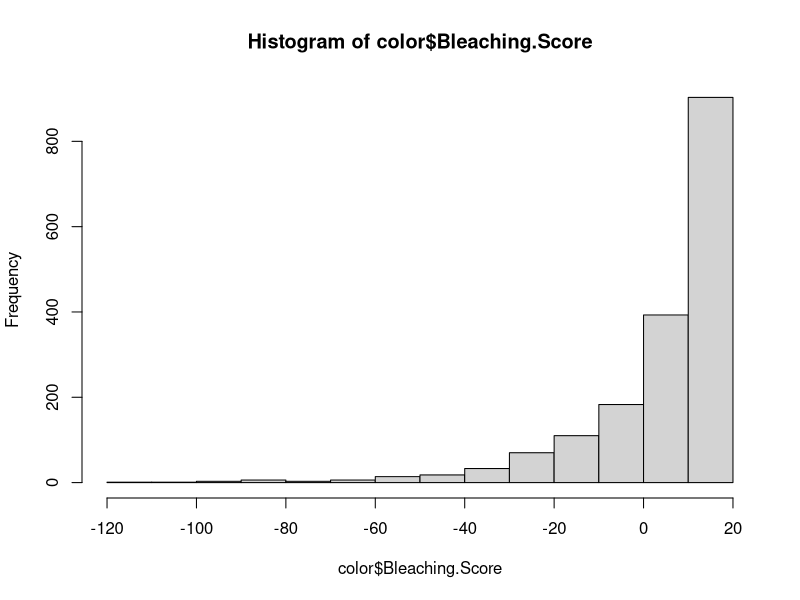
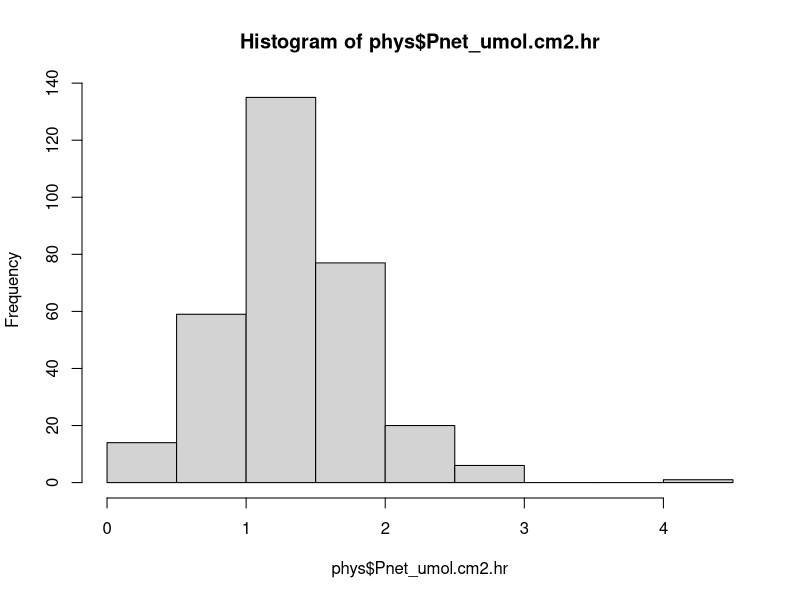
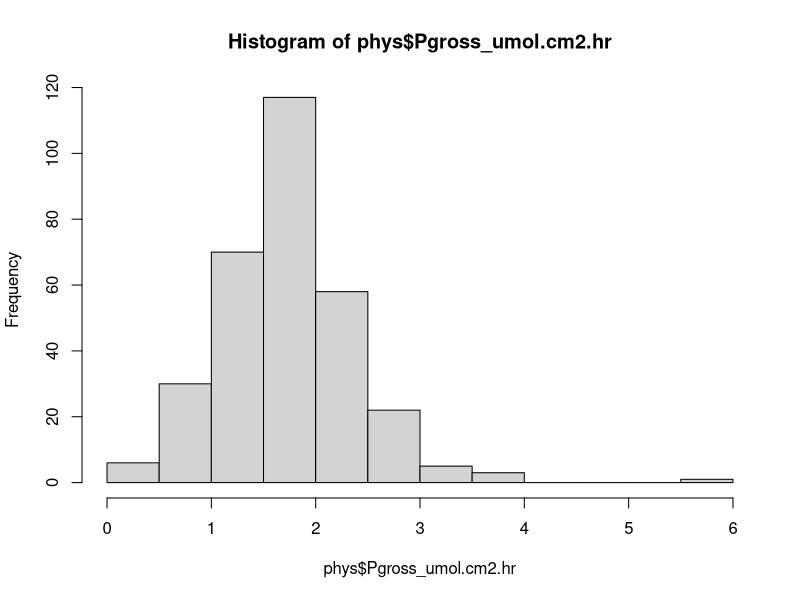
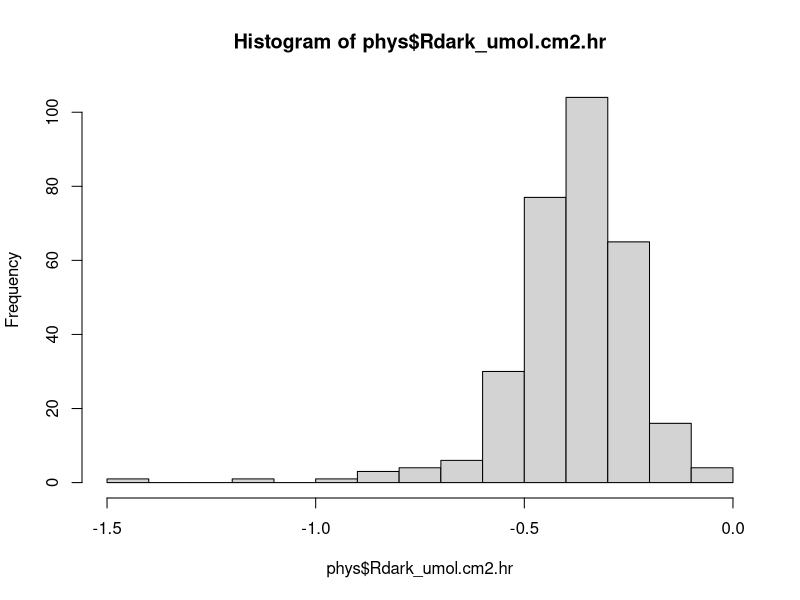
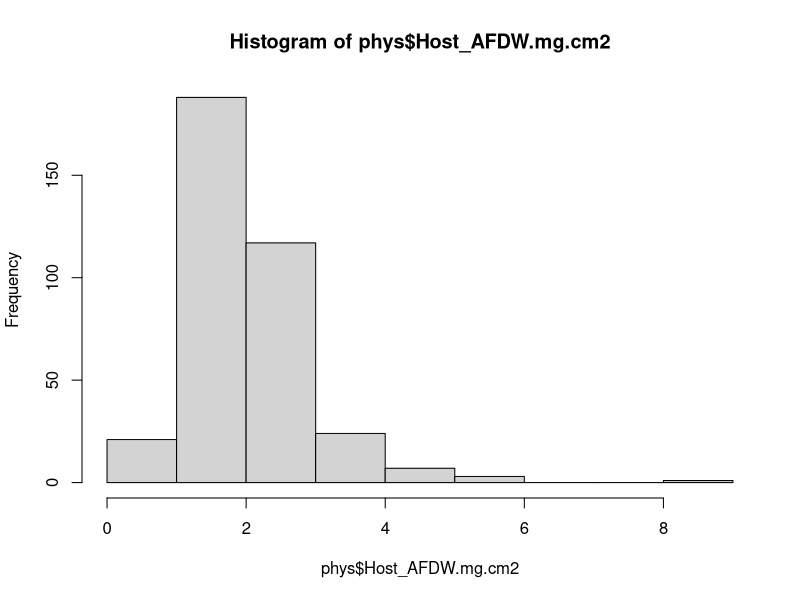
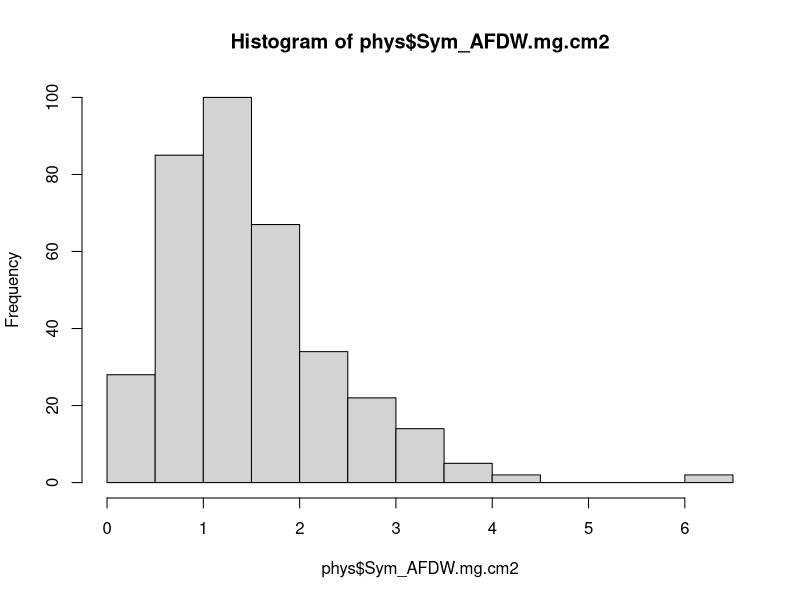
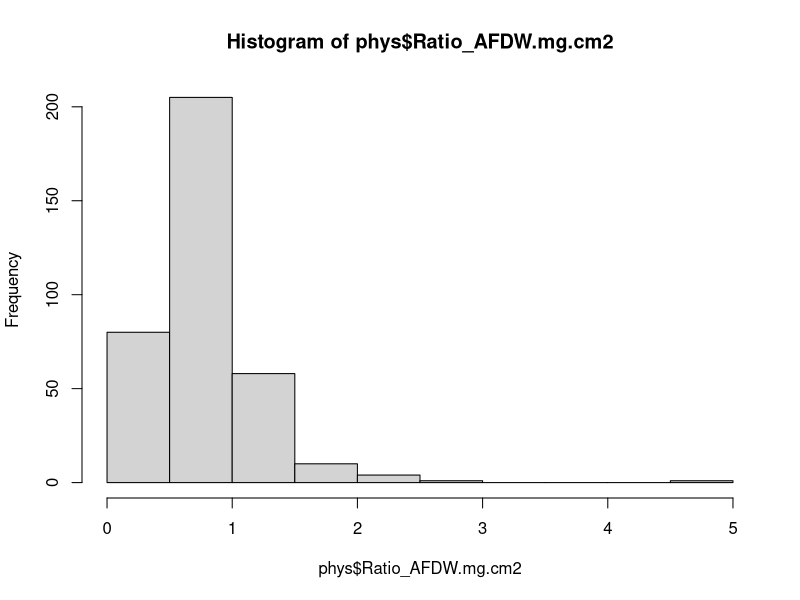
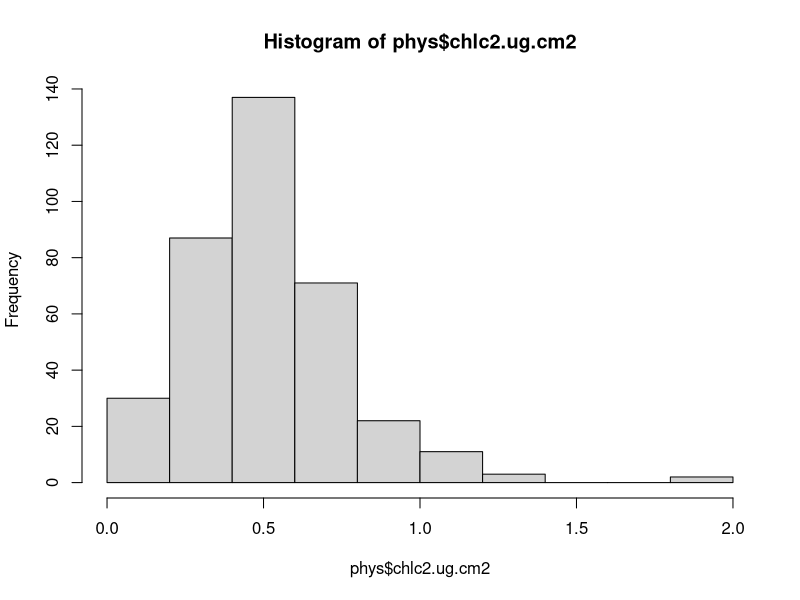

These charts were generated, in order, by the following R code: (Note: this script raises an error after producing the figures.)
## ---- chunk 1
knitr::opts_chunk$set(echo = TRUE)
## ---- chunk 2
rm(list=ls()) 
## ---- chunk 3
library(ggplot2)
library(plyr)
library(dplyr)
library(stats)
## ---- chunk 4
phys <- read.csv("Output/results_physiology.csv")
color <- read.csv("Output/results_colorscore.csv")
growth <- read.csv("Output/results_growth.csv")
## ---- chunk 5
hist(color$Bleaching.Score) #not normal; heavily negatively skewed
hist(phys$Pnet_umol.cm2.hr); hist(phys$Pgross_umol.cm2.hr); hist(phys$Rdark_umol.cm2.hr)
hist(phys$Host_AFDW.mg.cm2); hist(phys$Sym_AFDW.mg.cm2); hist(phys$Ratio_AFDW.mg.cm2)
hist(phys$chlc2.ug.cm2)
hist(phys$prot_mg.cm2); hist(phys$cre.umol.mgprot)
## ---- chunk 6
## Physiology 
phys.mad <- phys %>% select(-chla.ug.cm2) %>% gather("Response", "Response.Value", 10:18) %>%
  group_by(Species, Treatment, Timepoint, Response) %>%
  mutate(mad = mad(Response.Value, center = median(Response.Value), constant = 1.4826, na.rm = FALSE, low = FALSE, high = FALSE)) %>%
  mutate(cv = (mad/mean(Response.Value)*100)) %>%
  #gather("Measurement", "Value", 13:14) %>%
  mutate(Species = case_when(
    Species == "Mcapitata" ~ "Montipora capitata",
    Species == "Pacuta" ~ "Pocillopora acuta"
  ))
  
phys.mad$Timepoint <- factor(phys.mad$Timepoint, levels=c("Day 1","Day 2","1 week","2 week","4 week","6 week","8 week", "12 week", "16 week"))
ggplot(phys.mad, aes(x=Treatment, y=Value, color=Treatment)) + geom_boxplot() + facet_grid(Response~Measurement) + theme_bw()


## Color Score 
color.mad <- color %>% group_by(Species, Treatment, Blch.Time) %>%
  mutate(mad = mad(Bleaching.Score, center = median(Bleaching.Score), constant = 1.4826, na.rm = FALSE, low = FALSE, high = FALSE)) %>%
  mutate(cv = (mad/mean(Bleaching.Score)*100)) %>%
  mutate(Species = case_when(
    Species == "Mcapitata" ~ "Montipora capitata",
    Species == "Pacuta" ~ "Pocillopora acuta"
  ))

color.mad$Timepoint <- factor(color.mad$Timepoint, levels = c("Week1", "Week2", "Week3", "Week4", "Week5", "Week6", "Week7", "Week8", "Week9", "Week10", "Week11", "Week12", "Week13", "Week14", "Week15", "Week16"))

## Growth 
growth.mad <- growth %>% group_by(Species, Treatment, Growth.Time) %>%
  mutate(mad = mad(Growth.Rate, center = median(Growth.Rate), constant = 1.4826, na.rm = FALSE, low = FALSE, high = FALSE)) %>%
  mutate(cv = (mad/mean(Growth.Rate)*100)) %>%
  mutate(Species = case_when(
    Species == "Mcapitata" ~ "Montipora capitata",
    Species == "Pacuta" ~ "Pocillopora acuta"
  ))

growth.mad$Timepoint <- factor(growth.mad$Timepoint, levels = c("Week1", "Week2", "Week4", "Week6", "Week8", "Week10", "Week12", "Week14", "Week16"))
## ---- chunk 7
## Resp 
resp.mad <- phys.mad %>% subset(Response == "Pnet_umol.cm2.hr" | Response == "Pgross_umol.cm2.hr" | Response == "Rdark_umol.cm2.hr") %>% na.omit()

Resp.MAD <- ggplot(resp.mad, aes(x=Timepoint, y = mad, group = Treatment, color = Treatment)) +
  geom_line() + geom_point() +
  facet_grid(Response ~ Species, scales = "free") +
  scale_color_manual(values = cols) + 
  xlab("Timepoint") + ylab("Median Absolute Deviation") +
  theme_classic() + 
  theme(legend.position = "left") +
  geom_vline(xintercept = c(7.8), colour="black", linetype="dotted") +
  theme(plot.title = element_text(face = 'bold.italic', size = 12, hjust = 0)) + 
  theme(axis.text.x = element_text(angle = 60, vjust = 1.2, hjust = 1.3)) + #Set the text angle
  theme(panel.border = element_blank(),
  panel.grid.major = element_blank(),
  panel.grid.minor = element_blank(),
  # Change axis line
  axis.line = element_line(colour = "black")); Resp.MAD
  
ggsave(file="Output/Final_Figures/MAD-Resp.png", Resp.MAD, width = 11, height = 6, units = c("in"))
